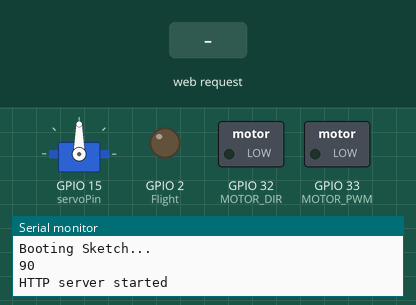
Recording of a sketch running on a simulated ESP32. Parts: servo, switched loads named in the sketch (green lamp = pin HIGH), output pins drawn as LEDs (lit = HIGH), the last lines printed to the serial monitor. Inputs (shaded band) come from the test bench.

Above: at 1.2 s.
1.3 s: HTTP request GET /Pos received
At 2.3 s:
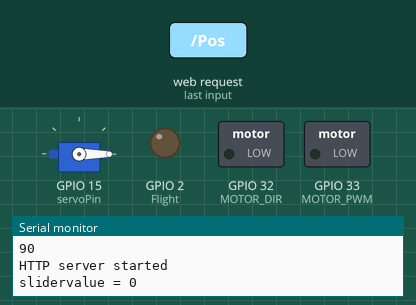
2.8 s: HTTP request GET /A received
At 3.5 s:
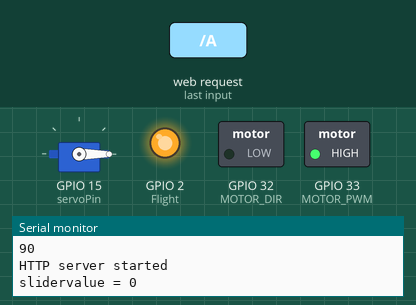
4.3 s: HTTP request GET /B received
At 4.6 s:
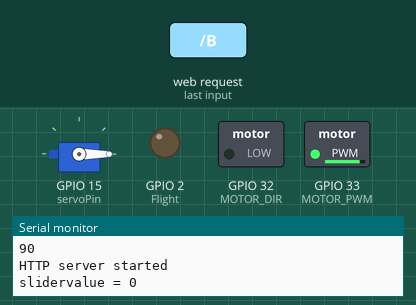
5.8 s: HTTP request GET /C received
At 7.0 s:
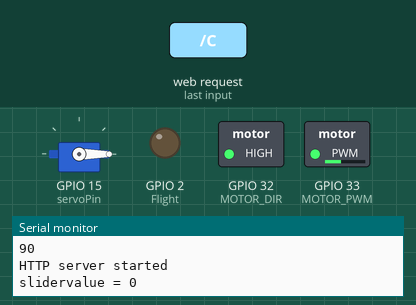
7.3 s: HTTP request GET /D received
At 8.1 s:
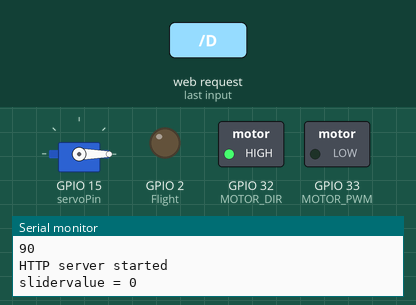
8.8 s: HTTP request GET /R received
At 9.2 s:
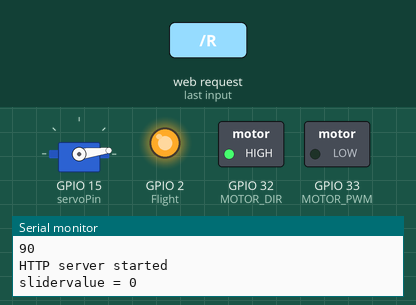
Timing chart, 0 to 11.3 s (numbered marks = the images above; inputs shaded):
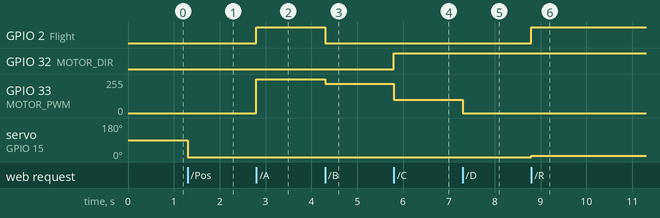

The sketch:

Little_Truck_Github.ino
```cpp
/*
   Adapted from the following:

   ESP32 Web Server Demo using Accesspoint
   https://circuits4you.com
   21-11-2018
*/


#include <Servo.h>
Servo myservo;  // create servo object to control a servo
// twelve servo objects can be created on most boards

// GPIO the servo is attached to
static const int servoPin = 15;
const int Flight = 2;

int pos = 90; // intitial servo postion to be at 90 degrees to make it straight different from 90 for mechanical adjustment
// wired connections
#define MOTOR_PWM 33 //  Speed
#define MOTOR_DIR 32 //  Direction


// the actual values for "fast" and "slow" depend on the motor
#define dir_Forward 0
#define dir_Back 255

#define PWM_STOP 0
#define PWM_SLOW 220 // arbitrary slow speed PWM duty cycle
#define PWM_FAST 255 // arbitrary fast speed PWM duty cycle
#define DIR_DELAY 1000 // brief delay for abrupt motor changes

const int freq = 5000;
const int ledChannel_PWM = 10;
const int ledChannel_DIR = 11;
const int resolution = 8;


#include <WiFi.h>
//#include <WiFiClient.h>
#include <WebServer.h>
//#include <AsyncTCP.h>

//#include <ESPAsyncWebServer.h>

#include "index.h"  //Web page header file


//Enter your desired WiFi SSID and PASSWORD
const char* ssid = "ESP_Rider_Little_Truck";
const char* password = "********";

WebServer server(80);

//===============================================================
// Setup
//===============================================================
void setup(void) {

  Serial.begin(115200);
  Serial.println();
  Serial.println("Booting Sketch...");

  pinMode(servoPin, OUTPUT);
  myservo.attach(servoPin);
  myservo.write(pos);
  Serial.println(pos);

  pinMode(Flight, OUTPUT);
  pinMode( MOTOR_DIR, OUTPUT );
  pinMode( MOTOR_PWM, OUTPUT );

  // configure LED PWM functionalitites
  ledcSetup(ledChannel_PWM, freq, resolution);
  ledcSetup(ledChannel_DIR, freq, resolution);


  // attach the channel to the GPIO to be controlled
  ledcAttachPin(MOTOR_PWM, ledChannel_PWM);
  ledcAttachPin(MOTOR_DIR, ledChannel_DIR);

  ledcWrite( ledChannel_DIR, dir_Forward );
  ledcWrite( ledChannel_PWM, PWM_STOP );

  digitalWrite(Flight, LOW); //Flashlight will turn off

  //ESP32 As access point IP: 192.168[.4.1
  WiFi.mode(WIFI_AP); //Access Point mode
  WiFi.softAP(ssid, password);    //Password length minimum 8 char


  server.on("/", handle_OnConnect);
  server.on("/A", handle_Forward_Fast);
  server.on("/B", handle_Forward_Slow);
  server.on("/C", handle_Back_Slow);
  server.on("/D", handle_Back_Fast);
  server.on("/off", handle_Stop);
  server.on("/R", handle_Go_Righter);
  server.on("/L", handle_Go_Lefter);
  server.on("/FO", handle_Flashlight_Off);
  server.on("/Pos", handle_Steering_Slider_Input);


  server.onNotFound(handle_NotFound);

  server.begin();                  //Start server
  Serial.println("HTTP server started");
}

//===============================================================
// This routine is executed when you open its IP in browser
//===============================================================
void loop(void) {
  server.handleClient();

}
void handle_NotFound () {

}


void handle_OnConnect() {

  String s = MAIN_page; //Read HTML contents
  server.send(200, "text/html", s); //Send web page

}

void handle_Steering_Slider_Input() {
//  server.send(200, "text/plain", "ok");
  if(server.arg("value") ){
  int slidervalue = server.arg("value").toInt();   //

  Serial.print("slidervalue = ");

 // myservo.write(slidervalue);
  Serial.println(slidervalue);
  pos = slidervalue;
  myservo.write(slidervalue);
  }

server.send(200, "text/plain", "ok");
}

void handle_Forward_Fast() {
  digitalWrite(Flight, HIGH); // Flash light will turn on
  ledcWrite( ledChannel_DIR, dir_Forward ); // direction = forward
  ledcWrite( ledChannel_PWM, PWM_FAST ); // PWM speed = fast
  server.send(200, "text/plain", "ok");
}

void handle_Forward_Slow() {

  digitalWrite(Flight, LOW);
  ledcWrite( ledChannel_DIR, dir_Forward ); // direction = forward
  ledcWrite( ledChannel_PWM, PWM_SLOW  ); // PWM speed = fast
  server.send(200, "text/plain", "ok");
}

void handle_Back_Slow() {
  digitalWrite(Flight, LOW);
  ledcWrite( ledChannel_DIR, dir_Back ); // direction = Back
  ledcWrite( ledChannel_PWM, 320 - PWM_SLOW ); // PWM speed = Slow  ledChannel_PWM, 180 - PWM_SLOW
  server.send(200, "text/plain", "ok");
}

void handle_Back_Fast() {
  digitalWrite(Flight, LOW);
  ledcWrite( ledChannel_DIR, dir_Back ); // direction = Back
  ledcWrite( ledChannel_PWM, 255 - PWM_FAST ); // PWM speed = Retro
  server.send(200, "text/plain", "ok");
}

void handle_Stop() {
  digitalWrite(Flight, LOW);
  ledcWrite( ledChannel_PWM, PWM_STOP );
  ledcWrite( ledChannel_DIR, dir_Forward);
  server.send(200, "text/plain", "ok");
}

void handle_Go_Lefter() { // Receive an HTTP GET request for steering.  Depending on the position of sg90 servo could change name to Righter
  digitalWrite(Flight, HIGH);
  pos = pos - 7;
  if (pos < 7) {
    pos = 7;
  }
  myservo.write(pos);

  server.send(200, "text/plain", "ok");
}


void handle_Go_Righter() { // Receive an HTTP GET request for steering.  And from above comment this could be renamed Lefter instead
  digitalWrite(Flight, HIGH);
  pos = pos + 7;
  if (pos > 173) {
    pos = 173;
  }
  myservo.write(pos);

  server.send(200, "text/plain", "ok");
}

void handle_Flashlight_Off() {
  digitalWrite(Flight, LOW);
  server.send(200, "text/plain", "ok");
}
```

index.h
```cpp
const char MAIN_page[] PROGMEM = R"=====(
<!DOCTYPE HTML><html>
  <head>

<style>
body {
  background-color: #ff0000;
}
</style>

    <title>ESP-Riders Web Server</title>
    <meta name="viewport" content="width=device-width, initial-scale=1.0, maximum-scale=1.0, user-scalable=no">
    <style>
      body { font-family: Times; text-align: center; margin:1px auto; padding-top: 30px; width:auto; user-select: none;}


      .button{
        padding: 2px 2px;
        font-size: 18px;
        font-family: appaji ambarisha darbha;
        background-color: white;
        margin: 2px;
        color: black;
        border: 1px solid black;
        width: 150px;
        height: 50px;
        display: inline;
        text-align: center;
             }

      .button:hover {
        background-color: white;
         color: grey;
                    }

      .button:active {
        background-color: #007399;
        color: white;
        box-shadow: 2 1px #ff0045;
//        transform: translateY(x);
                    }

      .action_btn {
        width: 150px;
        margin: 0 auto;
        display: inline;}

.slidecontainer {
  width: 100%;
}

.slider {
  -webkit-appearance: none;
  width: 80%;
  height: 50px;
  background: #ff3030;
  outline: none;
  opacity: 1.0;
  -webkit-transition: .2s;
  transition: opacity .2s;
}

.slider:hover {
  opacity: 1;
}

.slider::-webkit-slider-thumb {
  -webkit-appearance: none;
  appearance: none;
  width: 50px;
  height: 50px;
  background: #ffffff;
  cursor: pointer;
}

.slider::-moz-range-thumb {
  width: 25px;
  height: 25px;
  background: #ffffff;
  cursor: pointer;
}

  </style>
    <body style="background-color: #fffff00">

  </head>
  <body>
    <h1>ESP-RIDER</h1>

    <button class="button" id="button1" onmousedown="toggle('A');" ontouchstart="toggle('A');" onmouseup="toggle('off');" ontouchend="toggle('off');">Forward Fast</button>

    <button class="button" id="button2" onmousedown="toggle('B');" ontouchstart="toggle('B');" onmouseup="toggle('off');" ontouchend="toggle('off');">Forward</button>

    <button class="button" id="button3" onmousedown="toggle('C');" ontouchstart="toggle('C');" onmouseup="toggle('off');" ontouchend="toggle('off');">Reverse</button>

    <button class="button" id="button4" onmousedown="toggle('D');" ontouchstart="toggle('D');" onmouseup="toggle('off');" ontouchend="toggle('off');">Retros</button>

<div class="buttons">
<div class="action_btn">

    <p><button class="button" id="button5" onmousedown="toggle('L');" ontouchstart="toggle('L');"  onmouseup="toggle('FO');" ontouchend="toggle('FO');">Left</button>

    <button class="button" id="button6" onmousedown="toggle('R');" ontouchstart="toggle('R');" onmouseup="toggle('FO');" ontouchend="toggle('FO');" >Right</button></p>
             </div>

        </div>
<div class="slidecontainer">

    <p>  </p>

  <input type="range" min="7" max="173" value="90" class="slider" id="myRange">

</div>

<script>

var slider = document.getElementById("myRange");
slider.oninput = function() {
  pos = slider.value;
  steering(pos);
}
</script>

<script>

   function toggle(x) {
     var xhr = new XMLHttpRequest();
     xhr.open("GET", "/" + x, true);
     xhr.send();
   }

   function steering(pos) {
     var xhr = new XMLHttpRequest();
     xhr.open("GET", "/Pos?value="+ pos , true);
     xhr.send();
   }

  </script>
  </body>
</html>
)=====";
```

Measured:
- after the input at 1.3 s, servo on GPIO 15 (servoPin): 90° → 0° at once
- after the input at 2.8 s, GPIO 2 (Flight): LOW → HIGH at once; GPIO 33 (MOTOR_PWM): 0/255 → 255/255 at once
- after the input at 4.3 s, GPIO 2 (Flight): HIGH → LOW at once; GPIO 33 (MOTOR_PWM): 255/255 → 219/255 at once
- after the input at 5.8 s, GPIO 32 (MOTOR_DIR): LOW → HIGH at once; GPIO 33 (MOTOR_PWM): 219/255 → 100/255 at once
- after the input at 7.3 s, GPIO 33 (MOTOR_PWM): 100/255 → 0/255 at once
- after the input at 8.8 s, GPIO 2 (Flight): LOW → HIGH at once; servo on GPIO 15 (servoPin): 0° → 7° at once
